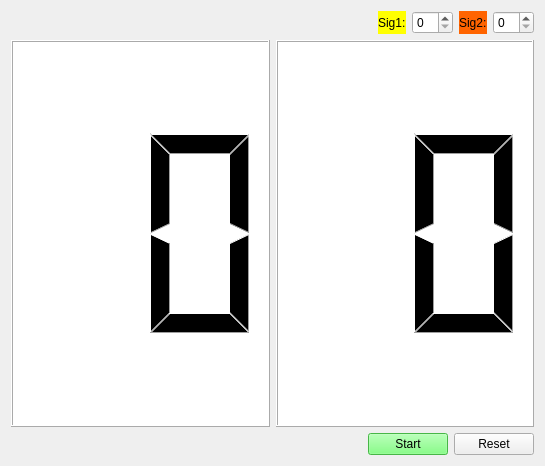
<?xml version="1.0" encoding="UTF-8"?>
<ui version="4.0">
 <class>Form</class>
 <widget class="QWidget" name="Form">
  <property name="geometry">
   <rect>
    <x>0</x>
    <y>0</y>
    <width>545</width>
    <height>466</height>
   </rect>
  </property>
  <property name="windowTitle">
   <string>Clock</string>
  </property>
  <layout class="QVBoxLayout" name="verticalLayout">
   <item>
    <layout class="QHBoxLayout" name="horizontalLayout_2">
     <item>
      <spacer name="horizontalSpacer_2">
       <property name="orientation">
        <enum>Qt::Horizontal</enum>
       </property>
       <property name="sizeHint" stdset="0">
        <size>
         <width>40</width>
         <height>20</height>
        </size>
       </property>
      </spacer>
     </item>
     <item>
      <widget class="QLabel" name="label">
       <property name="styleSheet">
        <string notr="true">background-color: rgb(255, 255, 0);</string>
       </property>
       <property name="text">
        <string>Sig1:</string>
       </property>
      </widget>
     </item>
     <item>
      <widget class="QSpinBox" name="spinBox">
       <property name="enabled">
        <bool>true</bool>
       </property>
       <property name="suffix">
        <string/>
       </property>
       <property name="prefix">
        <string/>
       </property>
       <property name="maximum">
        <number>60</number>
       </property>
      </widget>
     </item>
     <item>
      <widget class="QLabel" name="label_2">
       <property name="styleSheet">
        <string notr="true">background-color: rgb(255, 100, 0);</string>
       </property>
       <property name="text">
        <string>Sig2:</string>
       </property>
      </widget>
     </item>
     <item>
      <widget class="QSpinBox" name="spinBox_2">
       <property name="suffix">
        <string/>
       </property>
       <property name="prefix">
        <string/>
       </property>
       <property name="maximum">
        <number>60</number>
       </property>
      </widget>
     </item>
    </layout>
   </item>
   <item>
    <layout class="QHBoxLayout" name="horizontalLayout">
     <item>
      <widget class="QLCDNumber" name="lcdNumber">
       <property name="styleSheet">
        <string notr="true">background-color: rgb(255, 255, 255);</string>
       </property>
       <property name="numDigits">
        <number>2</number>
       </property>
      </widget>
     </item>
     <item>
      <widget class="QLCDNumber" name="lcdNumber_2">
       <property name="styleSheet">
        <string notr="true">background-color: rgb(255, 255, 255);</string>
       </property>
       <property name="smallDecimalPoint">
        <bool>false</bool>
       </property>
       <property name="numDigits">
        <number>2</number>
       </property>
       <property name="segmentStyle">
        <enum>QLCDNumber::Filled</enum>
       </property>
       <property name="intValue" stdset="0">
        <number>0</number>
       </property>
      </widget>
     </item>
    </layout>
   </item>
   <item>
    <layout class="QHBoxLayout" name="horizontalLayout_3">
     <item>
      <spacer name="horizontalSpacer_3">
       <property name="orientation">
        <enum>Qt::Horizontal</enum>
       </property>
       <property name="sizeHint" stdset="0">
        <size>
         <width>40</width>
         <height>20</height>
        </size>
       </property>
      </spacer>
     </item>
     <item>
      <widget class="QPushButton" name="pushButton">
       <property name="styleSheet">
        <string notr="true">background-color: rgb(100, 255, 100);</string>
       </property>
       <property name="text">
        <string>Start</string>
       </property>
      </widget>
     </item>
     <item>
      <widget class="QPushButton" name="pushButton_2">
       <property name="text">
        <string>Reset</string>
       </property>
      </widget>
     </item>
    </layout>
   </item>
  </layout>
 </widget>
 <resources/>
 <connections/>
</ui>
